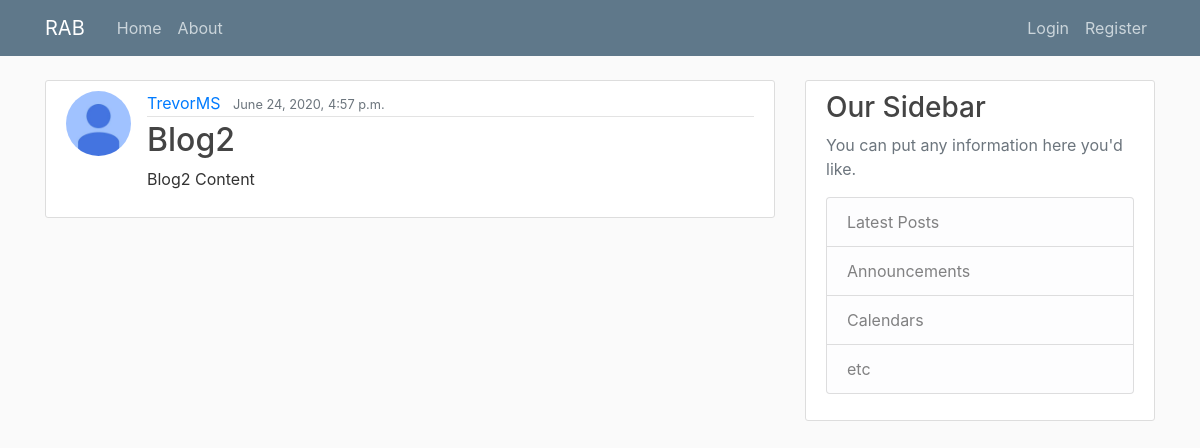
Screenshot of /post/2 with the database file from the repository.
### blog/models.py (models this page shows, shortened)
class Post(models.Model):
	title = models.CharField(max_length = 100)
	content = models.TextField() #Unrestricted lines and lines of words
	date_posted = models.DateTimeField(default=timezone.now)
	author = models.ForeignKey(User, on_delete=models.CASCADE)  #one-to-many relationship one user can have many posts but not other way

### users/models.py (models this page shows, shortened)
class Profile(models.Model):
	user = models.OneToOneField(User, on_delete=models.CASCADE) #user associated with 1 Profile
	image = models.ImageField(default='default.jpg', upload_to='profile-pics') #profile-pics is directory pic will be uploaded to, default set

### blog/views.py (the view)
# urls.py: path('post/<int:pk>', PostDetailView.as_view(), name='post-detail'),
class PostDetailView(DetailView):
	model = Post

### blog/templates/blog/post_detail.html (shortened to what this page needs)
{% extends "blog/base.html" %}
{% block content %}
	<article class="media content-section">
	  <img class="rounded-circle article-img" src="{{ object.author.profile.image.url }} ">
	  <div class="media-body">
	    <div class="article-metadata">
	      <a class="mr-2" href="{% url 'user-posts' object.author.username %}">{{ object.author }}</a>
	      <small class="text-muted">{{ object.date_posted }}</small>
	    </div>
	    <h2 class="article-title">{{ object.title }}</h2>
	    <p class="article-content">{{ object.content }}</p>
	  </div>
	</article>
{% endblock content %}

### blog/static/blog/main.css (style rules this page uses)
body { background: #fafafa; color: #333333; margin-top: 5rem; }
h1, h2, h3, h4, h5, h6 { color: #444444; }
.content-section { background: #ffffff; padding: 10px 20px; border: 1px solid #dddddd; border-radius: 3px; margin-bottom: 20px; }
.article-title { color: #444444; }
.article-content { white-space: pre-line; }
.article-img { height: 65px; width: 65px; margin-right: 16px; }
.article-metadata { padding-bottom: 1px; margin-bottom: 4px; border-bottom: 1px solid #e3e3e3 }

### rows the page displays
Post: author.profile.image (placeholder picture), author "TrevorMS", date_posted "June 24, 2020, 4:57 p.m.", title "Blog2", content "Blog2 Content"
